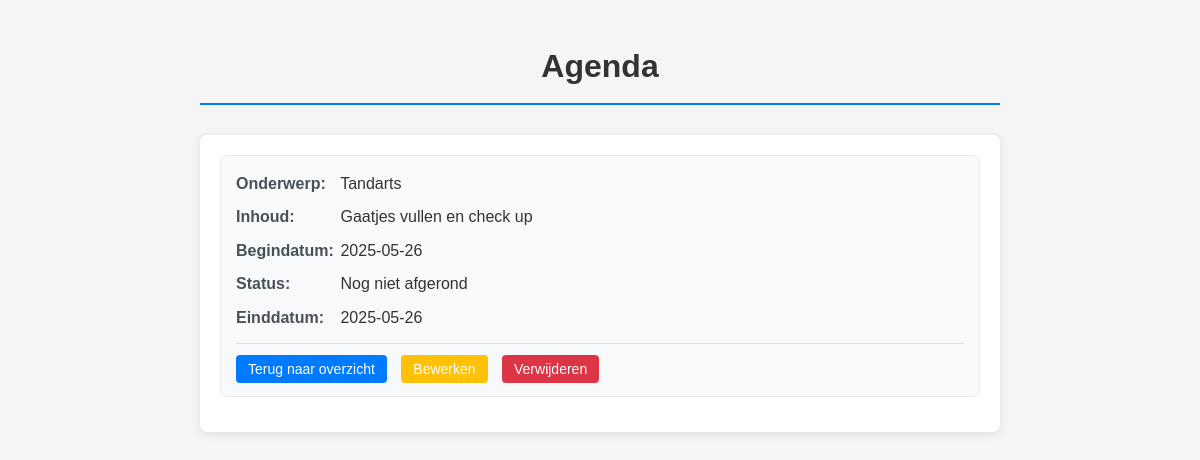
The page /agenda_opdracht/agenda_detail.php?id=1 on the database as committed earlier.
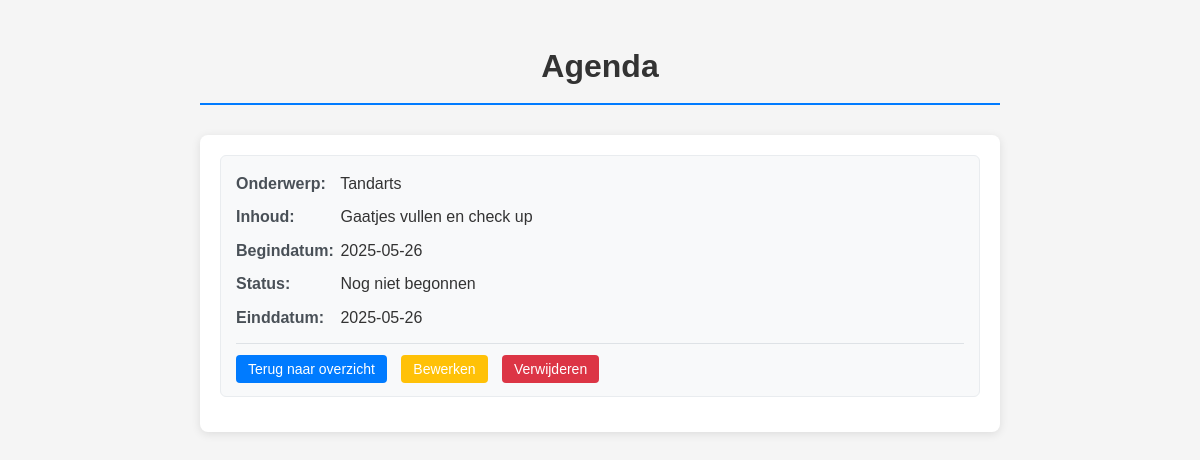
The same page on the database as committed later.
### tables this page shows
CREATE TABLE "crud_agenda"
(
    id          INTEGER not null
        constraint crud_agenda_pk
            primary key autoincrement,
    onderwerp   TEXT    not null,
    inhoud      TEXT    not null,
    begin_datum DATE    not null,
    status      TEXT    not null,
    eind_datum  DATE    not null
);

### agenda_opdracht/agenda_detail.php (called while the page is built, shortened)
<?php
require '../crud/config.php';
$id = $_GET['id'] ?? null;
try {
    $query = "SELECT * FROM crud_agenda WHERE id = :id";
    $stmt = $pdo->prepare($query);
    $stmt->bindParam(':id', $id, PDO::PARAM_INT);
    $stmt->execute();
    $resultaten = $stmt->fetchAll();
    $aantalRijen = count($resultaten);
} catch (PDOException $e) {
    echo "Fout bij ophalen van agenda item";
    echo "<p>Query: " . $query . "</p>";
    echo "<p>Error: " . $e->getMessage() . "</p>";
}
include 'agenda_details_view.php';

### agenda_opdracht/agenda_details_view.php (the view, shortened to what this page needs)
<!doctype html>
<html lang="en">
<head>
    <link rel="stylesheet" href="./css/agenda.css">
</head>
<body>
    <h1>Agenda</h1>
    <div class="agenda-container">
        <?php if ($aantalRijen > 0) { ?>
            <?php foreach ($resultaten as $rij) { ?>
                <div class="agenda-item">
                    <div class="agenda-field">
                        <span class="agenda-label">Onderwerp:</span>
                        <span class="agenda-value"><?= htmlspecialchars($rij['onderwerp']) ?></span>
                    </div>
                    <div class="agenda-field">
                        <span class="agenda-label">Inhoud:</span>
                        <span class="agenda-value"><?= htmlspecialchars($rij['inhoud']) ?></span>
                    </div>
                    <div class="agenda-field">
                        <span class="agenda-label">Begindatum:</span>
                        <span class="agenda-value"><?= htmlspecialchars($rij['begin_datum']) ?></span>
                    </div>
                    <div class="agenda-field">
                        <span class="agenda-label">Status:</span>
                        <span class="agenda-value"><?= htmlspecialchars($rij['status']) ?></span>
                    </div>
                    <div class="agenda-field">
                        <span class="agenda-label">Einddatum:</span>
                        <span class="agenda-value"><?= htmlspecialchars($rij['eind_datum']) ?></span>
                    </div>
                    <div class="agenda-actions">
                        <a href="index.php" class="btn btn-detail">Terug naar overzicht</a>
                        <a href="agenda_bewerken.php?id=<?= $rij['id'] ?>" class="btn btn-edit">Bewerken</a>
                        <a href="agenda_verwijderen.php?id=<?= $rij['id'] ?>" class="btn btn-delete">Verwijderen</a>
                    </div>
                </div>
            <?php } ?>
        <?php } else { ?>
            <div class="no-results">
                <p>Geen resultaten gevonden.</p>
            </div>
        <?php } ?>
    </div>
</body>
</html>

Rows that differ between the two databases and show on the page:
changed crud_agenda "Tandarts": status "Nog niet afgerond" → "Nog niet begonnen"
